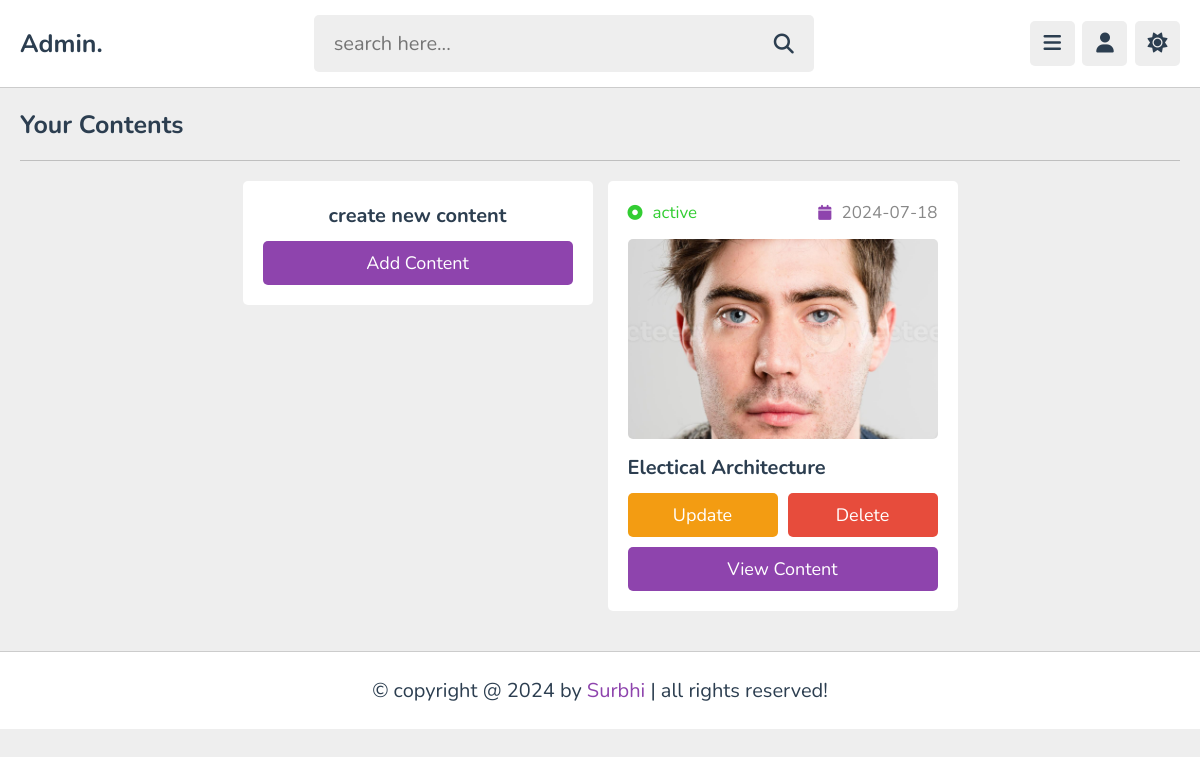
The page /admin/contents.php (signed in) on the database its author committed.
### tables this page shows
CREATE TABLE `content` (
  `id` varchar(20) NOT NULL,
  `tutor_id` varchar(20) NOT NULL,
  `playlist_id` varchar(20) NOT NULL,
  `title` varchar(100) NOT NULL,
  `description` varchar(1000) NOT NULL,
  `video` varchar(100) NOT NULL,
  `thumb` varchar(100) NOT NULL,
  `date` date NOT NULL DEFAULT current_timestamp(),
  `status` varchar(20) NOT NULL DEFAULT 'deactive'
);

### admin/contents.php (the view, shortened to what this page needs)
<?php
include '../components/connect.php';
if(isset($_COOKIE['tutor_id'])){
   $tutor_id = $_COOKIE['tutor_id'];
}else{
   $tutor_id = '';
   header('location:login.php');
}
?>
<!DOCTYPE html>
<html lang="en">
<head>
   <link rel="stylesheet" href="https://cdnjs.cloudflare.com/ajax/libs/font-awesome/6.2.0/css/all.min.css">
   <link rel="stylesheet" href="../css/admin_style.css">
</head>
<body>
<?php include '../components/admin_header.php'; ?>
<section class="contents">
   <h1 class="heading">your contents</h1>
   <div class="box-container">
   <div class="box" style="text-align: center;">
      <h3 class="title" style="margin-bottom: .5rem;">create new content</h3>
      <a href="add_content.php" class="btn">add content</a>
   </div>
   <?php
      $select_videos = $conn->prepare("SELECT * FROM `content` WHERE tutor_id = ? ORDER BY date DESC");
      $select_videos->execute([$tutor_id]);
      if($select_videos->rowCount() > 0){
         while($fecth_videos = $select_videos->fetch(PDO::FETCH_ASSOC)){
            $video_id = $fecth_videos['id'];
   ?>
      <div class="box">
         <div class="flex">
            <div><i class="fas fa-dot-circle" style="<?php if($fecth_videos['status'] == 'active'){echo 'color:limegreen'; }else{echo 'color:red';} ?>"></i><span style="<?php if($fecth_videos['status'] == 'active'){echo 'color:limegreen'; }else{echo 'color:red';} ?>"><?= $fecth_videos['status']; ?></span></div>
            <div><i class="fas fa-calendar"></i><span><?= $fecth_videos['date']; ?></span></div>
         </div>
         <img src="../uploaded_files/<?= $fecth_videos['thumb']; ?>" class="thumb" alt="">
         <h3 class="title"><?= $fecth_videos['title']; ?></h3>
         <form action="" method="post" class="flex-btn">
            <a href="update_content.php?get_id=<?= $video_id; ?>" class="option-btn">update</a>
            <input type="submit" value="delete" class="delete-btn" onclick="return confirm('delete this video?');" name="delete_video">
         </form>
         <a href="view_content.php?get_id=<?= $video_id; ?>" class="btn">view content</a>
      </div>
   <?php
         }
      }else{
         echo '<p class="empty">no contents added yet!</p>';
      }
   ?>
   </div>
</section>
<?php include '../components/footer.php'; ?>
</body>
</html>

### css/admin_style.css (style rules this page uses)
:root { --main-color:#8e44ad; --red:#e74c3c; --oragen:#f39c12; --white:#fff; --black:#2c3e50; --light-color:#888; --light-bg:#eee; --border:.1rem solid rgba(0,0,0,.2); }
* { font-family: 'Nunito', sans-serif; margin: 0; padding: 0; box-sizing: border-box; outline: none; border: none; text-decoration: none; }
html { font-size: 62.5%; overflow-x: hidden; }
body { background-color: var(--light-bg); padding-left: 30rem; }
section { padding:2rem; max-width: 1200px; margin: 0 auto; }
.btn, .option-btn, .delete-btn, .inline-btn, .inline-option-btn, .inline-delete-btn { border-radius: .5rem; padding: 1rem 3rem; font-size: 1.8rem; color: #fff; margin-top: 1rem; text-transform: capitalize; cursor: pointer; text-align: center; }
.btn, .option-btn, .delete-btn { display: block; width: 100%; }
.btn, .inline-btn { background-color: var(--main-color); }
.option-btn, .inline-option-btn { background-color: var(--oragen); }
.delete-btn, .inline-delete-btn { background-color: var(--red); }
.flex-btn { display:flex; gap: 1rem; }
.heading { padding-bottom: 1.8rem; border-bottom: var(--border); font-size: 2.5rem; color: var(--black); text-transform: capitalize; margin-bottom: 2rem; }
.contents .box-container { display: grid; grid-template-columns: repeat(auto-fit, 35rem); align-items: flex-start; justify-content: center; gap: 1.5rem; }
.contents .box-container .box { border-radius: .5rem; background-color: var(--white); padding: 2rem; overflow-x: hidden; }
.contents .box-container .box .thumb { height: 20rem; width: 100%; border-radius: .5rem; object-fit: cover; margin: 1rem 0; }
.contents .box-container .box .flex { display: flex; align-items: center; justify-content: space-between; gap: 1.5rem; margin-bottom: .5rem; }
.contents .box-container .box .flex i { font-size: 1.5rem; color: var(--main-color); margin-right: 1rem; }
.contents .box-container .box .flex span { color: var(--light-color); font-size: 1.7rem; }
.contents .box-container .box .title { font-size: 2rem; color: var(--black); line-height: 1.5; text-overflow: ellipsis; overflow-x: hidden; }
@media (max-width:1200px) { body { padding-left: 0; } }

### rows shown on the page
content: status "active", date "2024-07-18", thumb (picture), title "Electical Architecture"
